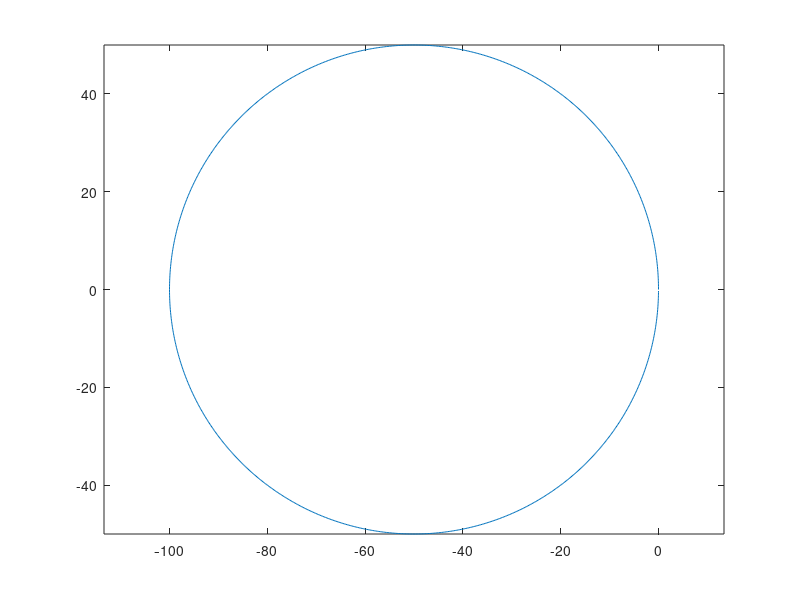

Here is the MATLAB script that generated this plot:
clear; clc;
num_points = 1000;
diameter = 100;
radius = diameter / 2;
angle_step = 2 * pi / num_points;

x = zeros(1, num_points);
y = zeros(1, num_points);

for i = 1:num_points
  angle = angle_step * (i - 1);
  x(i) = -radius + radius * cos(angle);
  y(i) = radius * sin(angle);
end

plot(x,y)
axis equal